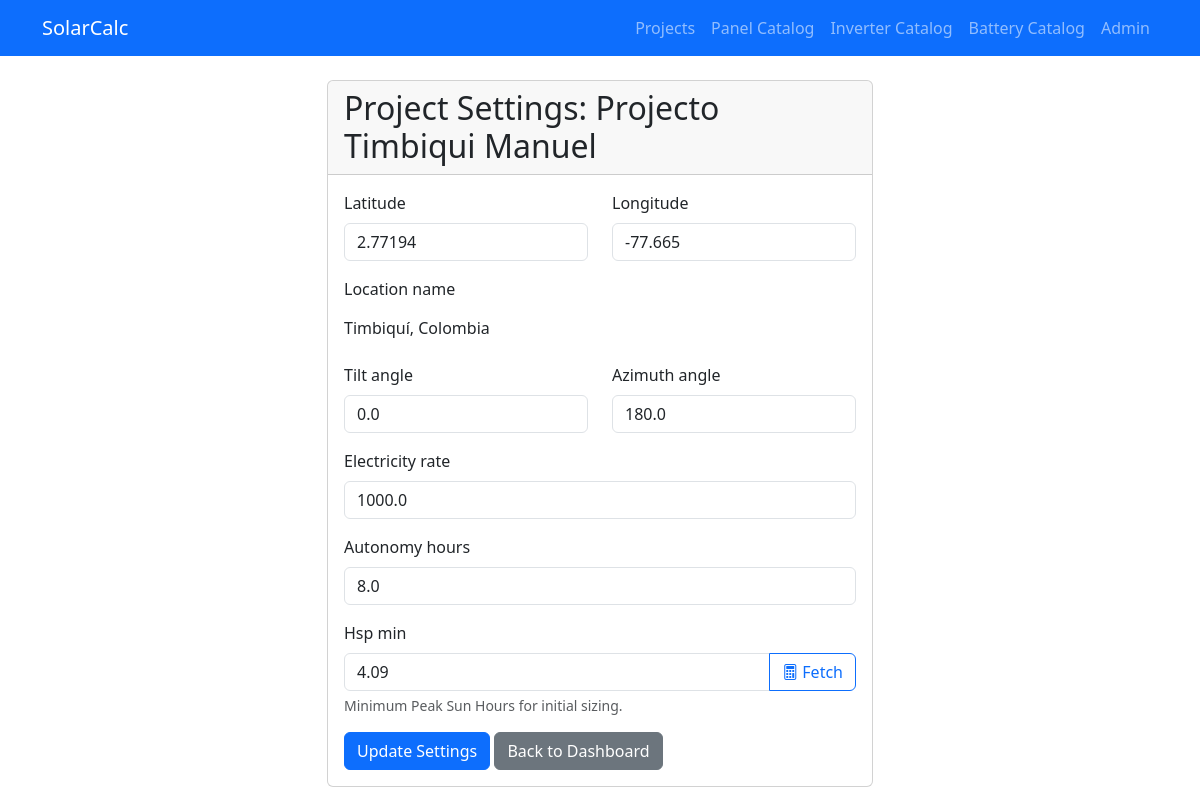
The app's page /2/settings/ with its own data.
### design/models.py (models this page shows, shortened)
class ProjectSettings(models.Model):
    project = models.OneToOneField(Project, on_delete=models.CASCADE, related_name='settings')
    latitude = models.FloatField()
    longitude = models.FloatField()
    location_name = models.CharField(max_length=255, blank=True, help_text="Automatically determined from coordinates")
    tilt_angle = models.FloatField(default=0.0, help_text="Panel tilt angle in degrees")
    azimuth_angle = models.FloatField(default=180.0, help_text="Panel azimuth angle (180=South)")
    electricity_rate = models.FloatField(default=0.15, help_text="Cost per kWh")
    autonomy_hours = models.FloatField(default=8.0, help_text="Desired battery backup hours (e.g. 8.0)")
    hsp_min = models.FloatField(default=4.5, help_text="Minimum Peak Sun Hours (HSP) for sizing")

class Project(models.Model):
    name = models.CharField(max_length=200)
    description = models.TextField(blank=True)
    created_at = models.DateTimeField(auto_now_add=True)
    updated_at = models.DateTimeField(auto_now=True)

### design/views.py (the view, shortened to what this page needs)
# urls.py: path('<int:pk>/settings/', views.ProjectSettingsUpdateView.as_view(), name='project_settings'),
class ProjectSettingsUpdateView(UpdateView):
    model = ProjectSettings
    form_class = ProjectSettingsForm
    template_name = 'design/project_settings_form.html'
    def get_object(self, queryset=None):
        project = get_object_or_404(Project, pk=self.kwargs['pk'])
        return project.settings

### design/forms.py
class ProjectSettingsForm(forms.ModelForm):
    class Meta:
        model = ProjectSettings
        fields = ['latitude', 'longitude', 'location_name', 'tilt_angle', 'azimuth_angle', 'electricity_rate', 'autonomy_hours', 'hsp_min']
        widgets = {
            'latitude': forms.NumberInput(attrs={'class': 'form-control', 'step': 'any'}),
            'longitude': forms.NumberInput(attrs={'class': 'form-control', 'step': 'any'}),
            'location_name': forms.TextInput(attrs={'class': 'form-control-plaintext', 'readonly': 'readonly'}),
            'tilt_angle': forms.NumberInput(attrs={'class': 'form-control'}),
            'azimuth_angle': forms.NumberInput(attrs={'class': 'form-control'}),
            'electricity_rate': forms.NumberInput(attrs={'class': 'form-control', 'step': '0.01'}),
            'autonomy_hours': forms.NumberInput(attrs={'class': 'form-control', 'step': '0.5'}),
            'hsp_min': forms.NumberInput(attrs={'class': 'form-control', 'step': '0.1'}),
        }

### design/templates/design/project_settings_form.html (shortened to what this page needs)
{% extends 'design/base.html' %}
{% block content %}
<div class="row justify-content-center">
    <div class="col-md-6">
        <div class="card">
            <div class="card-header">
                <h2 class="mb-0">Project Settings: {{ object.project.name }}</h2>
            </div>
            <div class="card-body">
                <form method="post">
                    <div class="row">
                        <div class="col-md-6 mb-3">
                            <label class="form-label">{{ form.latitude.label }}</label>
                            {{ form.latitude }}
                        </div>
                        <div class="col-md-6 mb-3">
                            <label class="form-label">{{ form.longitude.label }}</label>
                            {{ form.longitude }}
                        </div>
                    </div>
                    <div class="mb-3">
                        <label class="form-label">{{ form.location_name.label }}</label>
                        {{ form.location_name }}
                    </div>
                    <div class="row">
                        <div class="col-md-6 mb-3">
                            <label class="form-label">{{ form.tilt_angle.label }}</label>
                            {{ form.tilt_angle }}
                        </div>
                        <div class="col-md-6 mb-3">
                            <label class="form-label">{{ form.azimuth_angle.label }}</label>
                            {{ form.azimuth_angle }}
                        </div>
                    </div>
                    <div class="mb-3">
                        <label class="form-label">{{ form.electricity_rate.label }}</label>
                        {{ form.electricity_rate }}
                    </div>
                    <div class="mb-3">
                        <label class="form-label">{{ form.autonomy_hours.label }}</label>
                        {{ form.autonomy_hours }}
                    </div>
                    <div class="mb-3">
                        <label class="form-label">{{ form.hsp_min.label }}</label>
                        <div class="input-group">
                            {{ form.hsp_min }}
                            <a href="{% url 'project_settings_fetch_hsp' object.project.pk %}" class="btn btn-outline-primary" title="Dynamically calculate based on location">
                                <i class="bi bi-calculator"></i> Fetch
                            </a>
                        </div>
                        <div class="form-text">Minimum Peak Sun Hours for initial sizing.</div>
                    </div>
                    <button type="submit" class="btn btn-primary">Update Settings</button>
                    <a href="{% url 'project_detail' object.project.pk %}" class="btn btn-secondary">Back to Dashboard</a>
                </form>
            </div>
        </div>
    </div>
</div>
{% endblock %}

### records on screen
ProjectSettings: project.name "Projecto Timbiqui Manuel", latitude "2.77194", longitude "-77.665", location_name "Timbiquí, Colombia", tilt_angle "0.0", azimuth_angle "180.0", electricity_rate "1000.0", autonomy_hours "8.0", hsp_min "4.09"
